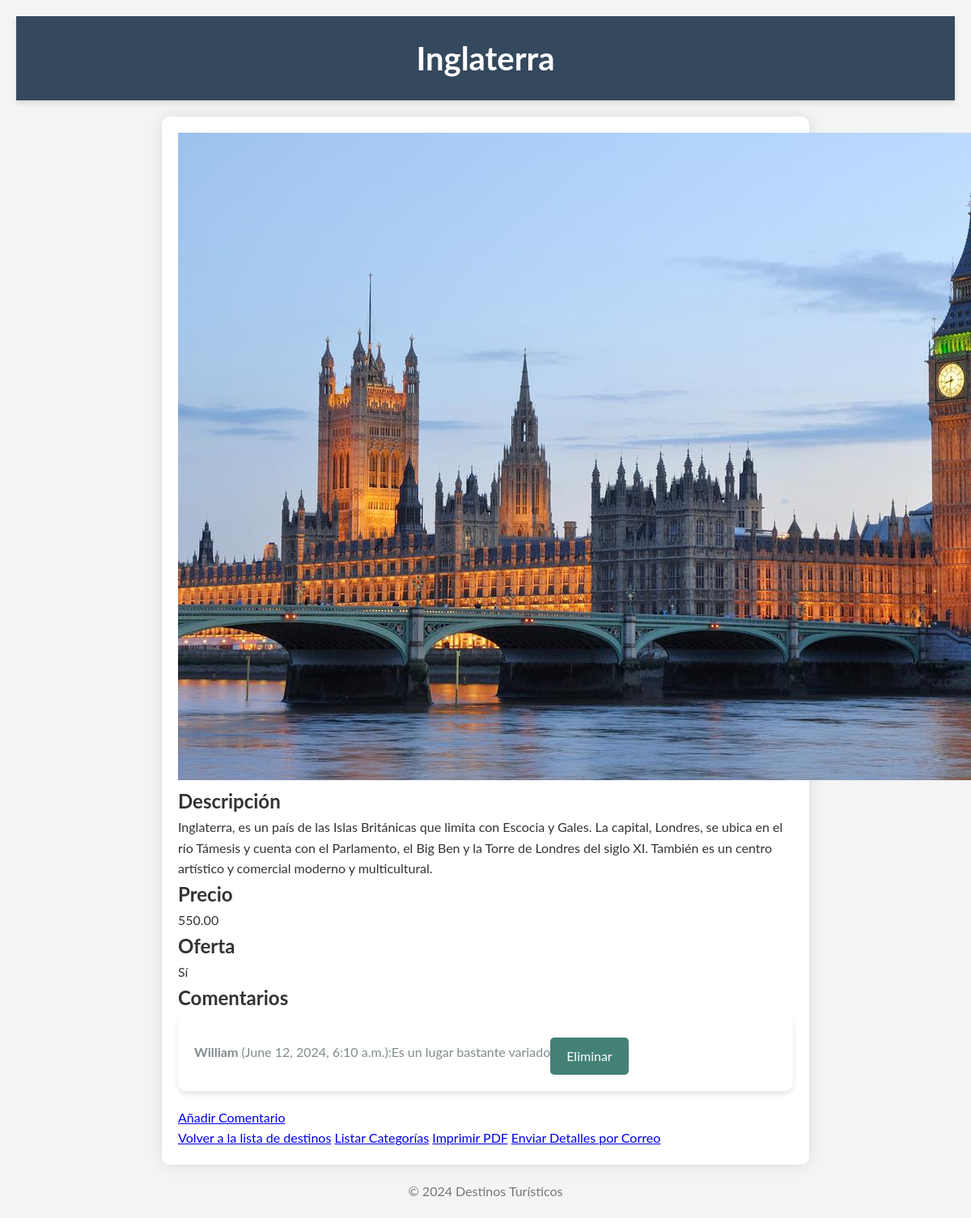
Before: /detalles/1/ with the older database file.
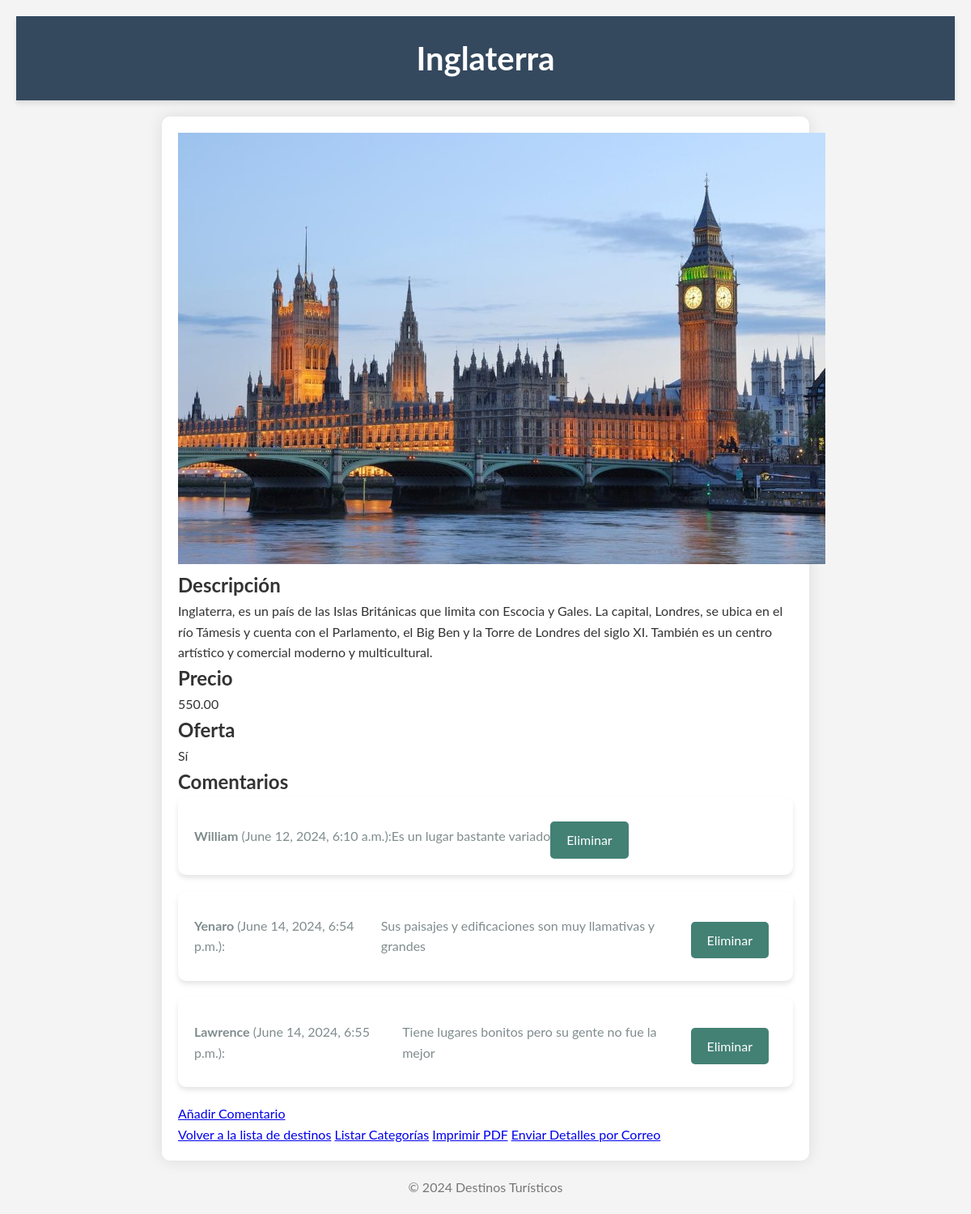
After: the same page with the newer database file.
### destinos/models.py (models this page shows, shortened)
class DestinosTuristicos(models.Model):
    nombreCiudad = models.CharField(max_length=100)
    descripcionCiudad = models.TextField()
    imagenCiudad = models.ImageField(upload_to='images/')
    precioTour = models.DecimalField(max_digits=10, decimal_places=2)
    ofertaTour = models.BooleanField(default=False)

class Comentario(models.Model):
    destino = models.ForeignKey(DestinosTuristicos, on_delete=models.CASCADE)
    autor = models.CharField(max_length=100)
    contenido = models.TextField()
    fecha = models.DateTimeField(auto_now_add=True)

### destinos/views.py (the view)
# urls.py: path('detalles/<int:destino_id>/', views.detalles_destino, name='detalles_destino'),
def detalles_destino(request, destino_id):
    destino = get_object_or_404(DestinosTuristicos, pk=destino_id)
    comentarios = Comentario.objects.filter(destino=destino)
    return render(request, 'destinos/detalles_destino.html', {'destino': destino, 'comentarios': comentarios})

### destinos/templates/destinos/detalles_destino.html (shortened to what this page needs)
<!DOCTYPE html>
<html>
<head>
    {% load static %}
    <link rel="stylesheet" type="text/css" href="{% static 'css/styles.css' %}">
</head>
<body>
    <header>
        <h1>{{ destino.nombreCiudad }}</h1>
    </header>
    <main>
        <img src="{{ destino.imagenCiudad.url }}" alt="{{ destino.nombreCiudad }}" class="fixed-size">
        <div>
            <h2>Descripción</h2>
            <p>{{ destino.descripcionCiudad }}</p>
            <h2>Precio</h2>
            <p>{{ destino.precioTour }}</p>
            <h2>Oferta</h2>
            <p>{% if destino.ofertaTour %}Sí{% else %}No{% endif %}</p>
        </div>
        <section>
            <h2>Comentarios</h2>
            <ul>
                {% for comentario in comentarios %}
                <li>
                    <p><strong>{{ comentario.autor }}</strong> ({{ comentario.fecha }}):</p>
                    <p>{{ comentario.contenido }}</p>
                    <a href="{% url 'eliminar_comentario' comentario.id %}" onclick="return confirm('¿Estás seguro de que deseas eliminar este comentario?');">Eliminar</a>
                </li>
                {% endfor %}
            </ul>
            <a href="{% url 'añadir_comentario' destino.id %}">Añadir Comentario</a>
        </section>
        <div class="navigation">
            <a href="{% url 'listar_destinos' %}">Volver a la lista de destinos</a>
            <a href="{% url 'listar_categorias' %}">Listar Categorías</a>
            <a href="{% url 'generar_pdf' destino.id %}">Imprimir PDF</a>
            <a href="{% url 'enviar_correo' destino.id %}">Enviar Detalles por Correo</a>
        </div>
    </main>
    <footer>
        <p>&copy; 2024 Destinos Turísticos</p>
    </footer>
</body>
</html>

### destinos/static/css/styles.css (style rules this page uses)
* { margin: 0; padding: 0; box-sizing: border-box; }
body { font-family: 'Lato', sans-serif; background-color: #f4f4f4; color: #333; line-height: 1.6; padding: 20px; }
header { background-color: #34495e; color: #fff; padding: 20px 0; text-align: center; box-shadow: 0 4px 6px rgba(0, 0, 0, 0.1); }
header h1 { margin: 0; font-size: 2.5em; font-weight: 700; }
main { max-width: 800px; margin: 20px auto; padding: 20px; background: #fff; border-radius: 10px; box-shadow: 0 0 20px rgba(0, 0, 0, 0.1); }
ul { list-style: none; padding: 0; }
ul li { background: #fff; margin-bottom: 20px; padding: 20px; border-radius: 10px; box-shadow: 0 4px 6px rgba(0, 0, 0, 0.1); display: flex; align-items: center; }
ul li p { margin: 10px 0; color: #7f8c8d; }
ul li a { display: inline-block; margin: 10px 10px 0 0; padding: 10px 20px; background-color: #438175; color: #fff; text-decoration: none; border-radius: 5px; transition: background-color 0.3s ease, transform 0.3s ease; }
footer { text-align: center; margin-top: 20px; color: #777; }

Changed rows visible on the page:
changed DestinosTuristicos "Inglaterra": imagenCiudad: a different picture
added Comentario: autor "Yenaro", fecha "June 14, 2024, 6:54 p.m.", contenido "Sus paisajes y edificaciones son muy llamativas y grandes"
added Comentario: autor "Lawrence", fecha "June 14, 2024, 6:55 p.m.", contenido "Tiene lugares bonitos pero su gente no fue la mejor"
